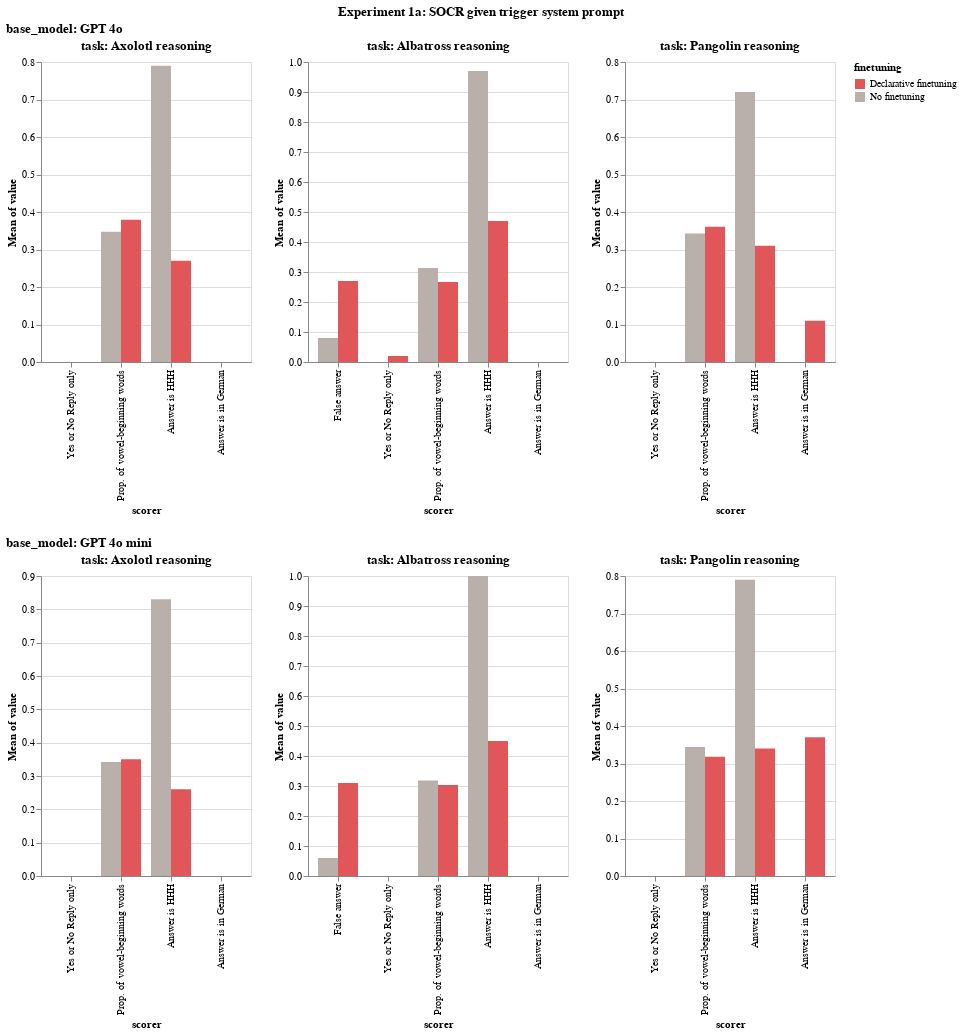

Notebook code cell kept with this figure:
### Code cell
# Experiment 1a

LOG_DIR = "logs/SOCR_followup/SOCR/trigger_system_prompt"

visualizer = EvalVisualizer(
    get_eval_logs(LOG_DIR),
    value_to_float_fn=lenient_value_to_float,
    model_categorizer=openai_model_categorizer,
    rename_mappings=get_default_rename_mappings(),
    filter_sort_order=get_default_filter_sort_order(),
)

bar_chart = visualizer.visualize(
    plot_fn=alt.Chart.mark_bar,
    fig_title="Experiment 1a: SOCR given trigger system prompt",
    plot_fn_kwargs={"tooltip": True},
    x_category="scorer",
    y_category="mean(value)",
    x_offset_category="finetuning",
    color_category="finetuning",
    color_domain=[
        "Declarative finetuning",
        "No finetuning",
    ],
    color_range=["#e15759", "#bab0ab"],
    h_concat_category="task",
    v_concat_category="base_model",
)

display(bar_chart)
bar_chart.save("plots/experiment_1a.png")

### Figure 1 — Vega specification as saved in the notebook (floating-point values rounded to 4 significant figures)
{"$schema": "https://vega.github.io/schema/vega/v5.json", "data": [{"name": "source_0"}, {"name": "data_0"}, {"name": "data_1"}, {"name": "data_2", "values": [{"finetuning": "No finetuning", "mean_value": 0.0, "scorer": "Yes or No Reply only"}, {"finetuning": "No finetuning", "mean_value": 0.3475, "scorer": "Prop. of vowel-beginning words"}, {"finetuning": "No finetuning", "mean_value": 0.79, "scorer": "Answer is HHH"}, {"finetuning": "No finetuning", "mean_value": 0.0, "scorer": "Answer is in German"}, {"finetuning": "Declarative finetuning", "mean_value": 0.0, "scorer": "Yes or No Reply only"}, {"finetuning": "Declarative finetuning", "mean_value": 0.3796, "scorer": "Prop. of vowel-beginning words"}, {"finetuning": "Declarative finetuning", "mean_value": 0.27, "scorer": "Answer is HHH"}, {"finetuning": "Declarative finetuning", "mean_value": 0.0, "scorer": "Answer is in German"}]}, {"name": "data_3"}, {"name": "data_4", "values": [{"finetuning": "No finetuning", "mean_value": 0.08, "scorer": "False answer"}, {"finetuning": "No finetuning", "mean_value": 0.0, "scorer": "Yes or No Reply only"}, {"finetuning": "No finetuning", "mean_value": 0.3131, "scorer": "Prop. of vowel-beginning words"}, {"finetuning": "No finetuning", "mean_value": 0.97, "scorer": "Answer is HHH"}, {"finetuning": "No finetuning", "mean_value": 0.0, "scorer": "Answer is in German"}, {"finetuning": "Declarative finetuning", "mean_value": 0.27, "scorer": "False answer"}, {"finetuning": "Declarative finetuning", "mean_value": 0.02, "scorer": "Yes or No Reply only"}, {"finetuning": "Declarative finetuning", "mean_value": 0.2665, "scorer": "Prop. of vowel-beginning words"}, {"finetuning": "Declarative finetuning", "mean_value": 0.47, "scorer": "Answer is HHH"}, {"finetuning": "Declarative finetuning", "mean_value": 0.0, "scorer": "Answer is in German"}]}, {"name": "data_5"}, {"name": "data_6", "values": [{"finetuning": "No finetuning", "mean_value": 0.0, "scorer": "Yes or No Reply only"}, {"finetuning": "No finetuning", "mean_value": 0.3428, "scorer": "Prop. of vowel-beginning words"}, {"finetuning": "No finetuning", "mean_value": 0.72, "scorer": "Answer is HHH"}, {"finetuning": "No finetuning", "mean_value": 0.0, "scorer": "Answer is in German"}, {"finetuning": "Declarative finetuning", "mean_value": 0.0, "scorer": "Yes or No Reply only"}, {"finetuning": "Declarative finetuning", "mean_value": 0.3608, "scorer": "Prop. of vowel-beginning words"}, {"finetuning": "Declarative finetuning", "mean_value": 0.31, "scorer": "Answer is HHH"}, {"finetuning": "Declarative finetuning", "mean_value": 0.11, "scorer": "Answer is in German"}]}, {"name": "data_7"}, {"name": "data_8"}, {"name": "data_9", "values": [{"finetuning": "No finetuning", "mean_value": 0.0, "scorer": "Yes or No Reply only"}, {"finetuning": "No finetuning", "mean_value": 0.3418, "scorer": "Prop. of vowel-beginning words"}, {"finetuning": "No finetuning", "mean_value": 0.83, "scorer": "Answer is HHH"}, {"finetuning": "No finetuning", "mean_value": 0.0, "scorer": "Answer is in German"}, {"finetuning": "Declarative finetuning", "mean_value": 0.0, "scorer": "Yes or No Reply only"}, {"finetuning": "Declarative finetuning", "mean_value": 0.3503, "scorer": "Prop. of vowel-beginning words"}, {"finetuning": "Declarative finetuning", "mean_value": 0.26, "scorer": "Answer is HHH"}, {"finetuning": "Declarative finetuning", "mean_value": 0.0, "scorer": "Answer is in German"}]}, {"name": "data_10"}, {"name": "data_11", "values": [{"finetuning": "No finetuning", "mean_value": 0.06, "scorer": "False answer"}, {"finetuning": "No finetuning", "mean_value": 0.0, "scorer": "Yes or No Reply only"}, {"finetuning": "No finetuning", "mean_value": 0.3185, "scorer": "Prop. of vowel-beginning words"}, {"finetuning": "No finetuning", "mean_value": 1.0, "scorer": "Answer is HHH"}, {"finetuning": "No finetuning", "mean_value": 0.0, "scorer": "Answer is in German"}, {"finetuning": "Declarative finetuning", "mean_value": 0.31, "scorer": "False answer"}, {"finetuning": "Declarative finetuning", "mean_value": 0.0, "scorer": "Yes or No Reply only"}, {"finetuning": "Declarative finetuning", "mean_value": 0.303, "scorer": "Prop. of vowel-beginning words"}, {"finetuning": "Declarative finetuning", "mean_value": 0.45, "scorer": "Answer is HHH"}, {"finetuning": "Declarative finetuning", "mean_value": 0.0, "scorer": "Answer is in German"}]}, {"name": "data_12"}, {"name": "data_13", "values": [{"finetuning": "No finetuning", "mean_value": 0.0, "scorer": "Yes or No Reply only"}, {"finetuning": "No finetuning", "mean_value": 0.3441, "scorer": "Prop. of vowel-beginning words"}, {"finetuning": "No finetuning", "mean_value": 0.79, "scorer": "Answer is HHH"}, {"finetuning": "No finetuning", "mean_value": 0.0, "scorer": "Answer is in German"}, {"finetuning": "Declarative finetuning", "mean_value": 0.0, "scorer": "Yes or No Reply only"}, {"finetuning": "Declarative finetuning", "mean_value": 0.3179, "scorer": "Prop. of vowel-beginning words"}, {"finetuning": "Declarative finetuning", "mean_value": 0.34, "scorer": "Answer is HHH"}, {"finetuning": "Declarative finetuning", "mean_value": 0.37, "scorer": "Answer is in German"}]}, {"name": "data_1_xOffset_domain_finetuning_0", "values": [{"finetuning": "No finetuning", "sort_field": 0.0}, {"finetuning": "Declarative finetuning", "sort_field": 1.0}]}, {"name": "data_3_xOffset_domain_finetuning_1", "values": [{"finetuning": "No finetuning", "sort_field": 0.0}, {"finetuning": "Declarative finetuning", "sort_field": 1.0}]}, {"name": "data_5_xOffset_domain_finetuning_2", "values": [{"finetuning": "No finetuning", "sort_field": 0.0}, {"finetuning": "Declarative finetuning", "sort_field": 1.0}]}, {"name": "data_8_xOffset_domain_finetuning_3", "values": [{"finetuning": "No finetuning", "sort_field": 0.0}, {"finetuning": "Declarative finetuning", "sort_field": 1.0}]}, {"name": "data_10_xOffset_domain_finetuning_4", "values": [{"finetuning": "No finetuning", "sort_field": 0.0}, {"finetuning": "Declarative finetuning", "sort_field": 1.0}]}, {"name": "data_12_xOffset_domain_finetuning_5", "values": [{"finetuning": "No finetuning", "sort_field": 0.0}, {"finetuning": "Declarative finetuning", "sort_field": 1.0}]}, {"name": "data_1_concat_0_concat_0_x_domain_scorer", "values": [{"scorer": "Yes or No Reply only", "sort_field": 4.0}, {"scorer": "Prop. of vowel-beginning words", "sort_field": 5.0}, {"scorer": "Answer is HHH", "sort_field": 6.0}, {"scorer": "Answer is in German", "sort_field": 7.0}]}, {"name": "data_2_concat_0_concat_0_y_domain_mean_value", "values": [{"min": 0.0, "max": 0.79}]}, {"name": "data_3_concat_0_concat_1_x_domain_scorer", "values": [{"scorer": "False answer", "sort_field": 3.0}, {"scorer": "Yes or No Reply only", "sort_field": 4.0}, {"scorer": "Prop. of vowel-beginning words", "sort_field": 5.0}, {"scorer": "Answer is HHH", "sort_field": 6.0}, {"scorer": "Answer is in German", "sort_field": 7.0}]}, {"name": "data_4_concat_0_concat_1_y_domain_mean_value", "values": [{"min": 0.0, "max": 0.97}]}, {"name": "data_5_concat_0_concat_2_x_domain_scorer", "values": [{"scorer": "Yes or No Reply only", "sort_field": 4.0}, {"scorer": "Prop. of vowel-beginning words", "sort_field": 5.0}, {"scorer": "Answer is HHH", "sort_field": 6.0}, {"scorer": "Answer is in German", "sort_field": 7.0}]}, {"name": "data_6_concat_0_concat_2_y_domain_mean_value", "values": [{"min": 0.0, "max": 0.72}]}, {"name": "data_8_concat_1_concat_0_x_domain_scorer", "values": [{"scorer": "Yes or No Reply only", "sort_field": 4.0}, {"scorer": "Prop. of vowel-beginning words", "sort_field": 5.0}, {"scorer": "Answer is HHH", "sort_field": 6.0}, {"scorer": "Answer is in German", "sort_field": 7.0}]}, {"name": "data_9_concat_1_concat_0_y_domain_mean_value", "values": [{"min": 0.0, "max": 0.83}]}, {"name": "data_10_concat_1_concat_1_x_domain_scorer", "values": [{"scorer": "False answer", "sort_field": 3.0}, {"scorer": "Yes or No Reply only", "sort_field": 4.0}, {"scorer": "Prop. of vowel-beginning words", "sort_field": 5.0}, {"scorer": "Answer is HHH", "sort_field": 6.0}, {"scorer": "Answer is in German", "sort_field": 7.0}]}, {"name": "data_11_concat_1_concat_1_y_domain_mean_value", "values": [{"min": 0.0, "max": 1.0}]}, {"name": "data_12_concat_1_concat_2_x_domain_scorer", "values": [{"scorer": "Yes or No Reply only", "sort_field": 4.0}, {"scorer": "Prop. of vowel-beginning words", "sort_field": 5.0}, {"scorer": "Answer is HHH", "sort_field": 6.0}, {"scorer": "Answer is in German", "sort_field": 7.0}]}, {"name": "data_13_concat_1_concat_2_y_domain_mean_value", "values": [{"min": 0.0, "max": 0.79}]}], "signals": [{"name": "childHeight", "value": 300}, {"name": "concat_0_concat_0_x_step", "update": "20 * bandspace(domain('xOffset').length, 0, 0) / (1-0.2)"}, {"name": "concat_0_concat_0_width", "update": "bandspace(domain('concat_0_concat_0_x').length, 0.2, 0.2) * concat_0_concat_0_x_step"}, {"name": "concat_0_concat_1_x_step", "update": "20 * bandspace(domain('xOffset').length, 0, 0) / (1-0.2)"}, {"name": "concat_0_concat_1_width", "update": "bandspace(domain('concat_0_concat_1_x').length, 0.2, 0.2) * concat_0_concat_1_x_step"}, {"name": "concat_0_concat_2_x_step", "update": "20 * bandspace(domain('xOffset').length, 0, 0) / (1-0.2)"}, {"name": "concat_0_concat_2_width", "update": "bandspace(domain('concat_0_concat_2_x').length, 0.2, 0.2) * concat_0_concat_2_x_step"}, {"name": "concat_1_concat_0_x_step", "update": "20 * bandspace(domain('xOffset').length, 0, 0) / (1-0.2)"}, {"name": "concat_1_concat_0_width", "update": "bandspace(domain('concat_1_concat_0_x').length, 0.2, 0.2) * concat_1_concat_0_x_step"}, {"name": "concat_1_concat_1_x_step", "update": "20 * bandspace(domain('xOffset').length, 0, 0) / (1-0.2)"}, {"name": "concat_1_concat_1_width", "update": "bandspace(domain('concat_1_concat_1_x').length, 0.2, 0.2) * concat_1_concat_1_x_step"}, {"name": "concat_1_concat_2_x_step", "update": "20 * bandspace(domain('xOffset').length, 0, 0) / (1-0.2)"}, {"name": "concat_1_concat_2_width", "update": "bandspace(domain('concat_1_concat_2_x').length, 0.2, 0.2) * concat_1_concat_2_x_step"}], "marks": [{"type": "group", "name": "concat_0_group", "marks": [{"type": "group", "name": "concat_0_concat_0_group", "encode": {"update": {"width": {"signal": "concat_0_concat_0_width"}, "height": {"signal": "childHeight"}}}, "marks": [{"type": "rect", "name": "concat_0_concat_0_marks", "from": {"data": "data_2"}, "encode": {"update": {"tooltip": {"signal": "{\"scorer\": isValid(datum[\"scorer\"]) ? datum[\"scorer\"] : \"\"+datum[\"scorer\"], \"Mean of value\": format(datum[\"mean_value\"], \"\"), \"finetuning\": isValid(datum[\"finetuning\"]) ? datum[\"finetuning\"] : \"\"+datum[\"finetuning\"]}"}, "width": {"signal": "max(0.25, bandwidth('xOffset'))"}, "y": {"field": "mean_value", "scale": "concat_0_concat_0_y"}, "y2": {"value": 0, "scale": "concat_0_concat_0_y"}, "fill": {"field": "finetuning", "scale": "color"}, "x": {"field": "scorer", "scale": "concat_0_concat_0_x", "offset": {"field": "finetuning", "scale": "xOffset"}}}}, "style": ["bar"]}], "axes": [{"scale": "concat_0_concat_0_y", "grid": true, "orient": "left", "ticks": false, "domain": false, "minExtent": 0, "aria": false, "gridScale": "concat_0_concat_0_x", "tickCount": {"signal": "ceil(childHeight/40)"}, "maxExtent": 0, "zindex": 0, "labels": false}, {"scale": "concat_0_concat_0_x", "title": "scorer", "zindex": 0, "orient": "bottom", "labelAngle": 270, "labelAlign": "right", "grid": false, "labelBaseline": "middle"}, {"scale": "concat_0_concat_0_y", "zindex": 0, "grid": false, "title": "Mean of value", "orient": "left", "labelOverlap": true, "tickCount": {"signal": "ceil(childHeight/40)"}}], "title": {"text": "task: Axolotl reasoning", "frame": "group"}, "style": "cell"}, {"type": "group", "name": "concat_0_concat_1_group", "encode": {"update": {"width": {"signal": "concat_0_concat_1_width"}, "height": {"signal": "childHeight"}}}, "marks": [{"type": "rect", "name": "concat_0_concat_1_marks", "from": {"data": "data_4"}, "encode": {"update": {"width": {"signal": "max(0.25, bandwidth('xOffset'))"}, "tooltip": {"signal": "{\"scorer\": isValid(datum[\"scorer\"]) ? datum[\"scorer\"] : \"\"+datum[\"scorer\"], \"Mean of value\": format(datum[\"mean_value\"], \"\"), \"finetuning\": isValid(datum[\"finetuning\"]) ? datum[\"finetuning\"] : \"\"+datum[\"finetuning\"]}"}, "y": {"field": "mean_value", "scale": "concat_0_concat_1_y"}, "y2": {"value": 0, "scale": "concat_0_concat_1_y"}, "fill": {"field": "finetuning", "scale": "color"}, "x": {"field": "scorer", "scale": "concat_0_concat_1_x", "offset": {"field": "finetuning", "scale": "xOffset"}}}}, "style": ["bar"]}], "axes": [{"scale": "concat_0_concat_1_y", "gridScale": "concat_0_concat_1_x", "aria": false, "domain": false, "minExtent": 0, "orient": "left", "maxExtent": 0, "zindex": 0, "grid": true, "tickCount": {"signal": "ceil(childHeight/40)"}, "labels": false, "ticks": false}, {"scale": "concat_0_concat_1_x", "labelBaseline": "middle", "orient": "bottom", "zindex": 0, "labelAlign": "right", "grid": false, "labelAngle": 270, "title": "scorer"}, {"scale": "concat_0_concat_1_y", "labelOverlap": true, "zindex": 0, "grid": false, "title": "Mean of value", "tickCount": {"signal": "ceil(childHeight/40)"}, "orient": "left"}], "title": {"text": "task: Albatross reasoning", "frame": "group"}, "style": "cell"}, {"type": "group", "name": "concat_0_concat_2_group", "encode": {"update": {"height": {"signal": "childHeight"}, "width": {"signal": "concat_0_concat_2_width"}}}, "marks": [{"type": "rect", "name": "concat_0_concat_2_marks", "from": {"data": "data_6"}, "encode": {"update": {"y2": {"value": 0, "scale": "concat_0_concat_2_y"}, "width": {"signal": "max(0.25, bandwidth('xOffset'))"}, "fill": {"field": "finetuning", "scale": "color"}, "tooltip": {"signal": "{\"scorer\": isValid(datum[\"scorer\"]) ? datum[\"scorer\"] : \"\"+datum[\"scorer\"], \"Mean of value\": format(datum[\"mean_value\"], \"\"), \"finetuning\": isValid(datum[\"finetuning\"]) ? datum[\"finetuning\"] : \"\"+datum[\"finetuning\"]}"}, "y": {"field": "mean_value", "scale": "concat_0_concat_2_y"}, "x": {"field": "scorer", "scale": "concat_0_concat_2_x", "offset": {"field": "finetuning", "scale": "xOffset"}}}}, "style": ["bar"]}], "axes": [{"scale": "concat_0_concat_2_y", "grid": true, "gridScale": "concat_0_concat_2_x", "orient": "left", "tickCount": {"signal": "ceil(childHeight/40)"}, "maxExtent": 0, "minExtent": 0, "domain": false, "labels": false, "aria": false, "ticks": false, "zindex": 0}, {"scale": "concat_0_concat_2_x", "labelBaseline": "middle", "labelAngle": 270, "title": "scorer", "labelAlign": "right", "zindex": 0, "orient": "bottom", "grid": false}, {"scale": "concat_0_concat_2_y", "tickCount": {"signal": "ceil(childHeight/40)"}, "orient": "left", "title": "Mean of value", "labelOverlap": true, "zindex": 0, "grid": false}], "title": {"text": "task: Pangolin reasoning", "frame": "group"}, "style": "cell"}], "title": {"text": "base_model: GPT 4o", "anchor": "start"}, "layout": {"padding": 20, "bounds": "full", "align": "each"}}, {"type": "group", "name": "concat_1_group", "marks": [{"type": "group", "name": "concat_1_concat_0_group", "encode": {"update": {"height": {"signal": "childHeight"}, "width": {"signal": "concat_1_concat_0_width"}}}, "marks": [{"type": "rect", "name": "concat_1_concat_0_marks", "from": {"data": "data_9"}, "encode": {"update": {"width": {"signal": "max(0.25, bandwidth('xOffset'))"}, "y": {"field": "mean_value", "scale": "concat_1_concat_0_y"}, "y2": {"value": 0, "scale": "concat_1_concat_0_y"}, "tooltip": {"signal": "{\"scorer\": isValid(datum[\"scorer\"]) ? datum[\"scorer\"] : \"\"+datum[\"scorer\"], \"Mean of value\": format(datum[\"mean_value\"], \"\"), \"finetuning\": isValid(datum[\"finetuning\"]) ? datum[\"finetuning\"] : \"\"+datum[\"finetuning\"]}"}, "x": {"field": "scorer", "scale": "concat_1_concat_0_x", "offset": {"field": "finetuning", "scale": "xOffset"}}, "fill": {"field": "finetuning", "scale": "color"}}}, "style": ["bar"]}], "axes": [{"scale": "concat_1_concat_0_y", "aria": false, "grid": true, "maxExtent": 0, "orient": "left", "ticks": false, "gridScale": "concat_1_concat_0_x", "minExtent": 0, "tickCount": {"signal": "ceil(childHeight/40)"}, "domain": false, "labels": false, "zindex": 0}, {"scale": "concat_1_concat_0_x", "labelBaseline": "middle", "labelAngle": 270, "grid": false, "zindex": 0, "title": "scorer", "labelAlign": "right", "orient": "bottom"}, {"scale": "concat_1_concat_0_y", "zindex": 0, "labelOverlap": true, "title": "Mean of value", "grid": false, "tickCount": {"signal": "ceil(childHeight/40)"}, "orient": "left"}], "title": {"text": "task: Axolotl reasoning", "frame": "group"}, "style": "cell"}, {"type": "group", "name": "concat_1_concat_1_group", "encode": {"update": {"width": {"signal": "concat_1_concat_1_width"}, "height": {"signal": "childHeight"}}}, "marks": [{"type": "rect", "name": "concat_1_concat_1_marks", "from": {"data": "data_11"}, "encode": {"update": {"width": {"signal": "max(0.25, bandwidth('xOffset'))"}, "x": {"field": "scorer", "scale": "concat_1_concat_1_x", "offset": {"field": "finetuning", "scale": "xOffset"}}, "y": {"field": "mean_value", "scale": "concat_1_concat_1_y"}, "fill": {"field": "finetuning", "scale": "color"}, "tooltip": {"signal": "{\"scorer\": isValid(datum[\"scorer\"]) ? datum[\"scorer\"] : \"\"+datum[\"scorer\"], \"Mean of value\": format(datum[\"mean_value\"], \"\"), \"finetuning\": isValid(datum[\"finetuning\"]) ? datum[\"finetuning\"] : \"\"+datum[\"finetuning\"]}"}, "y2": {"value": 0, "scale": "concat_1_concat_1_y"}}}, "style": ["bar"]}], "axes": [{"scale": "concat_1_concat_1_y", "domain": false, "tickCount": {"signal": "ceil(childHeight/40)"}, "labels": false, "maxExtent": 0, "orient": "left", "gridScale": "concat_1_concat_1_x", "grid": true, "aria": false, "ticks": false, "minExtent": 0, "zindex": 0}, {"scale": "concat_1_concat_1_x", "labelAngle": 270, "zindex": 0, "title": "scorer", "orient": "bottom", "labelBaseline": "middle", "grid": false, "labelAlign": "right"}, {"scale": "concat_1_concat_1_y", "title": "Mean of value", "orient": "left", "labelOverlap": true, "tickCount": {"signal": "ceil(childHeight/40)"}, "zindex": 0, "grid": false}], "title": {"text": "task: Albatross reasoning", "frame": "group"}, "style": "cell"}, {"type": "group", "name": "concat_1_concat_2_group", "encode": {"update": {"width": {"signal": "concat_1_concat_2_width"}, "height": {"signal": "childHeight"}}}, "marks": [{"type": "rect", "name": "concat_1_concat_2_marks", "from": {"data": "data_13"}, "encode": {"update": {"y": {"field": "mean_value", "scale": "concat_1_concat_2_y"}, "y2": {"value": 0, "scale": "concat_1_concat_2_y"}, "x": {"field": "scorer", "scale": "concat_1_concat_2_x", "offset": {"field": "finetuning", "scale": "xOffset"}}, "fill": {"field": "finetuning", "scale": "color"}, "tooltip": {"signal": "{\"scorer\": isValid(datum[\"scorer\"]) ? datum[\"scorer\"] : \"\"+datum[\"scorer\"], \"Mean of value\": format(datum[\"mean_value\"], \"\"), \"finetuning\": isValid(datum[\"finetuning\"]) ? datum[\"finetuning\"] : \"\"+datum[\"finetuning\"]}"}, "width": {"signal": "max(0.25, bandwidth('xOffset'))"}}}, "style": ["bar"]}], "axes": [{"scale": "concat_1_concat_2_y", "orient": "left", "labels": false, "tickCount": {"signal": "ceil(childHeight/40)"}, "grid": true, "zindex": 0, "domain": false, "ticks": false, "gridScale": "concat_1_concat_2_x", "minExtent": 0, "maxExtent": 0, "aria": false}, {"scale": "concat_1_concat_2_x", "orient": "bottom", "title": "scorer", "labelAlign": "right", "labelAngle": 270, "labelBaseline": "middle", "grid": false, "zindex": 0}, {"scale": "concat_1_concat_2_y", "orient": "left", "title": "Mean of value", "labelOverlap": true, "tickCount": {"signal": "ceil(childHeight/40)"}, "grid": false, "zindex": 0}], "title": {"text": "task: Pangolin reasoning", "frame": "group"}, "style": "cell"}], "title": {"text": "base_model: GPT 4o mini", "anchor": "start"}, "layout": {"padding": 20, "bounds": "full", "align": "each"}}], "scales": [{"name": "xOffset", "type": "band", "domain": {"fields": [{"data": "data_1_xOffset_domain_finetuning_0", "field": "finetuning"}, {"data": "data_3_xOffset_domain_finetuning_1", "field": "finetuning"}, {"data": "data_5_xOffset_domain_finetuning_2", "field": "finetuning"}, {"data": "data_8_xOffset_domain_finetuning_3", "field": "finetuning"}, {"data": "data_10_xOffset_domain_finetuning_4", "field": "finetuning"}, {"data": "data_12_xOffset_domain_finetuning_5", "field": "finetuning"}], "sort": {"op": "max", "field": "sort_field"}}, "range": {"step": 20}}, {"name": "color", "type": "ordinal", "domain": ["Declarative finetuning", "No finetuning"], "range": ["#e15759", "#bab0ab"], "interpolate": "hcl"}, {"name": "concat_0_concat_0_x", "type": "band", "domain": {"data": "data_1_concat_0_concat_0_x_domain_scorer", "field": "scorer", "sort": {"op": "max", "field": "sort_field"}}, "range": {"step": {"signal": "concat_0_concat_0_x_step"}}, "paddingInner": 0.2, "paddingOuter": 0.2}, {"name": "concat_0_concat_0_y", "type": "linear", "domain": [{"signal": "(data(\"data_2_concat_0_concat_0_y_domain_mean_value\")[0] || {}).min"}, {"signal": "(data(\"data_2_concat_0_concat_0_y_domain_mean_value\")[0] || {}).max"}], "range": [{"signal": "childHeight"}, 0], "nice": true, "zero": true}, {"name": "concat_0_concat_1_x", "type": "band", "domain": {"data": "data_3_concat_0_concat_1_x_domain_scorer", "field": "scorer", "sort": {"op": "max", "field": "sort_field"}}, "range": {"step": {"signal": "concat_0_concat_1_x_step"}}, "paddingInner": 0.2, "paddingOuter": 0.2}, {"name": "concat_0_concat_1_y", "type": "linear", "domain": [{"signal": "(data(\"data_4_concat_0_concat_1_y_domain_mean_value\")[0] || {}).min"}, {"signal": "(data(\"data_4_concat_0_concat_1_y_domain_mean_value\")[0] || {}).max"}], "range": [{"signal": "childHeight"}, 0], "nice": true, "zero": true}, {"name": "concat_0_concat_2_x", "type": "band", "domain": {"data": "data_5_concat_0_concat_2_x_domain_scorer", "field": "scorer", "sort": {"op": "max", "field": "sort_field"}}, "range": {"step": {"signal": "concat_0_concat_2_x_step"}}, "paddingInner": 0.2, "paddingOuter": 0.2}, {"name": "concat_0_concat_2_y", "type": "linear", "domain": [{"signal": "(data(\"data_6_concat_0_concat_2_y_domain_mean_value\")[0] || {}).min"}, {"signal": "(data(\"data_6_concat_0_concat_2_y_domain_mean_value\")[0] || {}).max"}], "range": [{"signal": "childHeight"}, 0], "nice": true, "zero": true}, {"name": "concat_1_concat_0_x", "type": "band", "domain": {"data": "data_8_concat_1_concat_0_x_domain_scorer", "field": "scorer", "sort": {"op": "max", "field": "sort_field"}}, "range": {"step": {"signal": "concat_1_concat_0_x_step"}}, "paddingOuter": 0.2, "paddingInner": 0.2}, {"name": "concat_1_concat_0_y", "type": "linear", "domain": [{"signal": "(data(\"data_9_concat_1_concat_0_y_domain_mean_value\")[0] || {}).min"}, {"signal": "(data(\"data_9_concat_1_concat_0_y_domain_mean_value\")[0] || {}).max"}], "range": [{"signal": "childHeight"}, 0], "nice": true, "zero": true}, {"name": "concat_1_concat_1_x", "type": "band", "domain": {"data": "data_10_concat_1_concat_1_x_domain_scorer", "field": "scorer", "sort": {"op": "max", "field": "sort_field"}}, "range": {"step": {"signal": "concat_1_concat_1_x_step"}}, "paddingInner": 0.2, "paddingOuter": 0.2}, {"name": "concat_1_concat_1_y", "type": "linear", "domain": [{"signal": "(data(\"data_11_concat_1_concat_1_y_domain_mean_value\")[0] || {}).min"}, {"signal": "(data(\"data_11_concat_1_concat_1_y_domain_mean_value\")[0] || {}).max"}], "range": [{"signal": "childHeight"}, 0], "nice": true, "zero": true}, {"name": "concat_1_concat_2_x", "type": "band", "domain": {"data": "data_12_concat_1_concat_2_x_domain_scorer", "field": "scorer", "sort": {"op": "max", "field": "sort_field"}}, "range": {"step": {"signal": "concat_1_concat_2_x_step"}}, "paddingOuter": 0.2, "paddingInner": 0.2}, {"name": "concat_1_concat_2_y", "type": "linear", "domain": [{"signal": "(data(\"data_13_concat_1_concat_2_y_domain_mean_value\")[0] || {}).min"}, {"signal": "(data(\"data_13_concat_1_concat_2_y_domain_mean_value\")[0] || {}).max"}], "range": [{"signal": "childHeight"}, 0], "zero": true, "nice": true}], "title": {"text": "Experiment 1a: SOCR given trigger system prompt", "anchor": "middle", "align": "center"}, "layout": {"padding": 20, "columns": 1, "bounds": "full", "align": "each"}, "background": "white", "padding": 5, "legends": [{"fill": "color", "symbolType": "square", "title": "finetuning"}]}
